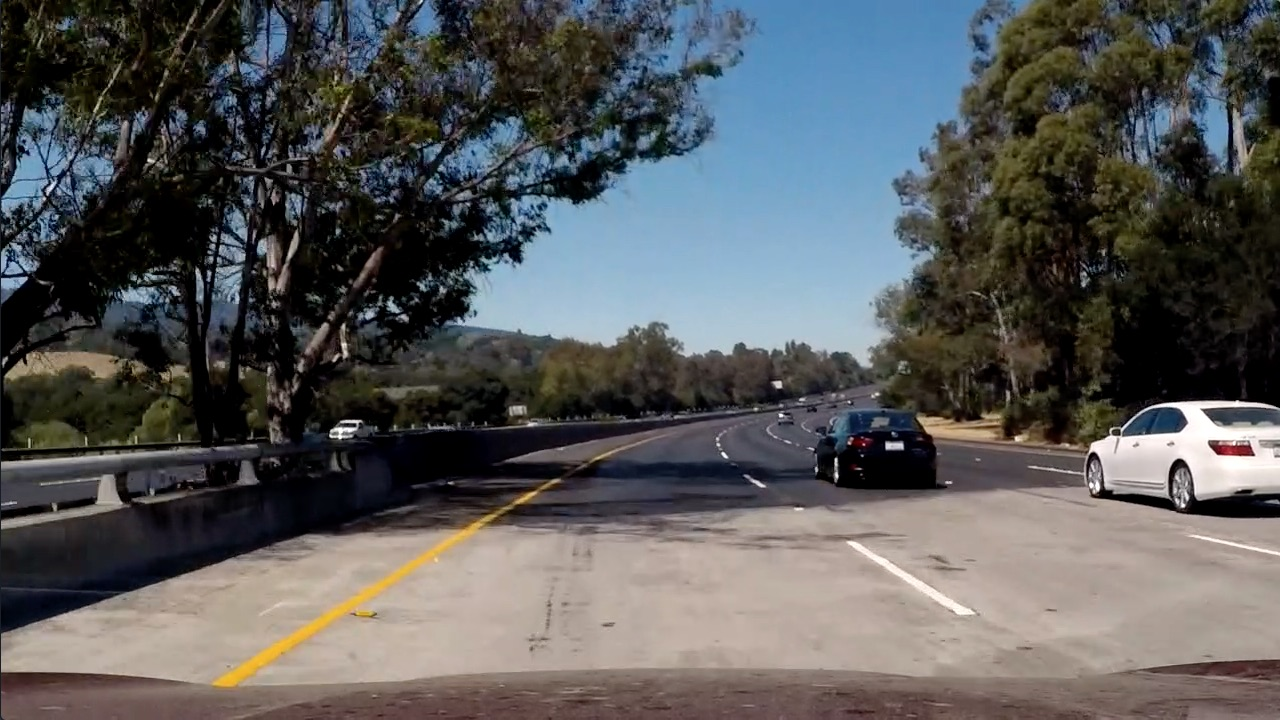
#> input picture test_images/test5.jpg, 1280 x 720 px, found by its file name
$ python test1.py   (older library calls are emulated)
#> lines starting #> are read from the running program, lines starting #| are printed output that depends on the picture; after the words box and inside, x2 and y2 are one past the last pixel; in counts of white or black regions, pixels touching at a corner belong together
#> further down, image is the input picture: shape (720, 1280, 3); mean B, G, R 89.8, 89.3, 88.5
import cv2
import numpy as np
import sys

this = sys.modules[__name__]

min, max, min1, max1, min2, max2 = 0, 0, 0, 0, 0, 0
image = np.empty((720, 1280, 3))
window_name = ''

# [77 lines left out: functions abs_sobel_thresh, dir_threshold, mag_thresh, not called in this run]


def pipeline(img, s_thresh=(115, 255), l_thresh=(25, 100), sx_thresh=(25, 100)):

    # copy the input image to avoid changing it
#> called with s_thresh = (0, 0), l_thresh = (0, 0), sx_thresh = (0, 0)
    img = np.copy(img)

    # convert to HLS color space and separate the lightness
    # and saturation channels
    hsv = cv2.cvtColor(img, cv2.COLOR_RGB2HLS).astype(np.float)
    l_channel = hsv[:, :, 1]
    s_channel = hsv[:, :, 2]
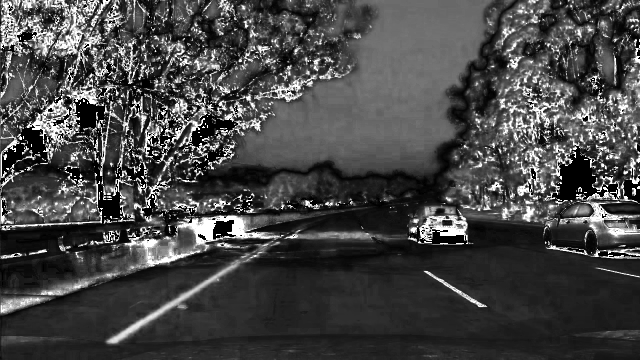
#> s_channel: shape (720, 1280) float64 (shown at 1/2 size); min 0, max 255, mean 70.1

    # apply sobel filter in the x direction
    sobelx = cv2.Sobel(l_channel, cv2.CV_64F, 1, 0)
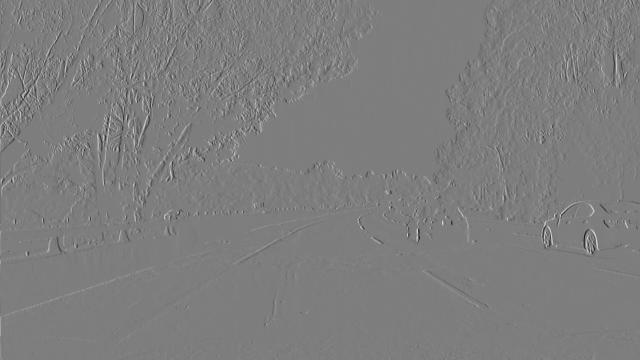
#> sobelx: shape (720, 1280) float64 (shown at 1/2 size); min -867, max 889, mean 0.2; drawn with min black and max white

    # get the absolute value because also negative gradients represents
    # vertical changes
    abs_sobelx = np.absolute(sobelx)
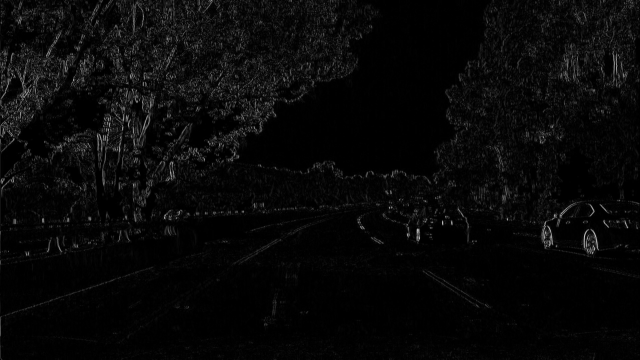
#> abs_sobelx: shape (720, 1280) float64 (shown at 1/2 size); min 0, max 889, mean 30.1; drawn with min black and max white

    # redistribute values on the entire 0..255 range
    scaled_sobel = np.uint8(255 * abs_sobelx / np.max(abs_sobelx))

    # threshold the x gradient
    sxbinary = np.zeros_like(scaled_sobel)
    sxbinary[
        (scaled_sobel >= sx_thresh[0]) & (scaled_sobel <= sx_thresh[1])] = 255

    # threshold the saturation channel
    s_binary = np.zeros_like(s_channel)
    s_binary[(s_channel >= s_thresh[0]) & (s_channel <= s_thresh[1])] = 255

    # convert to 8 bit
    s_binary = s_binary.astype(np.uint8)

    # threshold the lightness channel
    l_binary = np.zeros_like(l_channel)
    l_binary[(l_channel >= l_thresh[0]) & (l_channel <= l_thresh[1])] = 255
    l_binary = l_binary.astype(np.uint8)

    # stack each channel for debug
    colors = np.dstack((sxbinary, s_binary, l_binary))

    # convert to binary image where the lightess AND saturation bits have to be
    # both present to contribute, together with the gradient on x axes
    binary = np.zeros_like(sxbinary)
    binary[((l_binary == 255) & (s_binary == 255) | (sxbinary == 255))] = 255
    binary = np.dstack((binary, binary, binary))

    # return the images
    return colors, binary

def redraw():

    '''
    hls = cv2.cvtColor(image, cv2.COLOR_RGB2HLS)
    H = hls[:, :, 0]
    L = hls[:, :, 1]
    S = hls[:, :, 2]

    thresh = (100, 255)
    bin = np.zeros_like(S)
    bin[(S > thresh[0]) & (S <= thresh[1])] = 255
    '''

    '''
    bin = abs_sobel_thresh(this.image, 'y', 3, this.min, this.max)
    fmin = min/1000.0
    fmax = max/1000.0
    bin = dir_threshold(this.image, 3, (fmin, fmax))
    '''

    s_thresh = (this.min, this.max)
    sx_thresh = (this.min1, this.max1)
    l_thresh = (this.min2, this.max2)

    _, binary = pipeline(image, s_thresh=s_thresh, l_thresh=l_thresh, sx_thresh=sx_thresh)
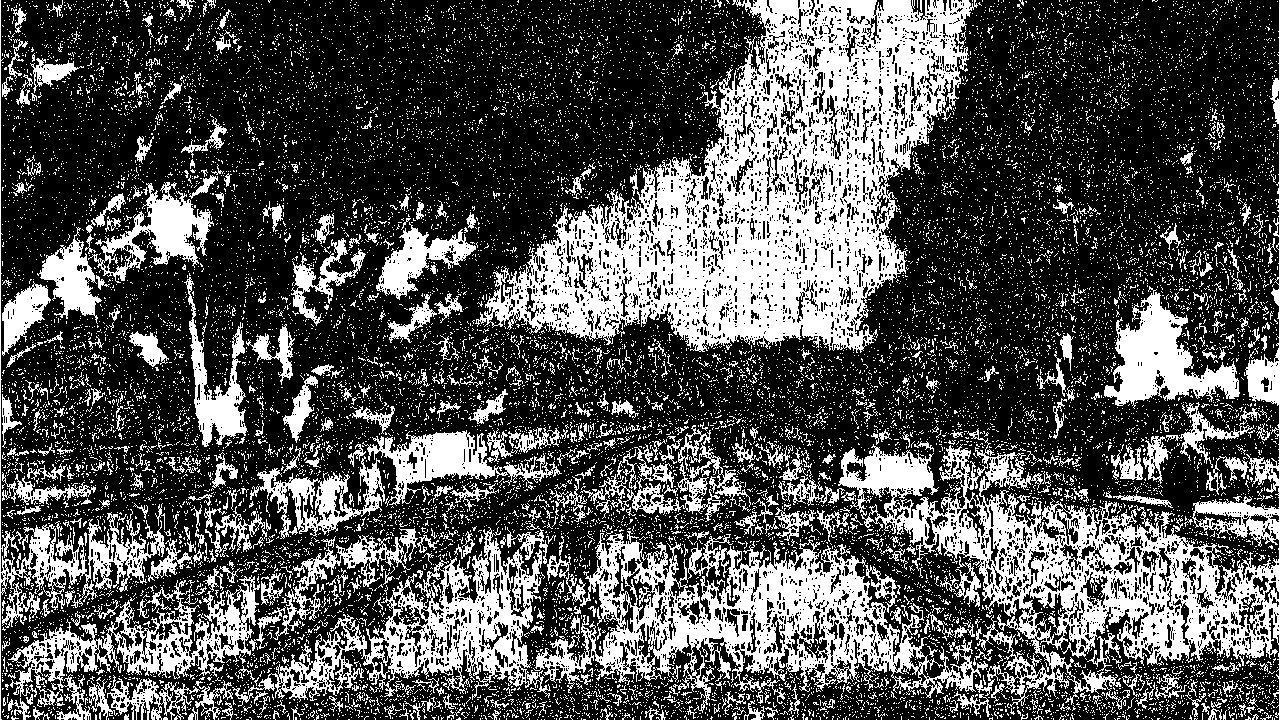
#> binary: shape (720, 1280, 3); 31.9% white; 18799 white regions (18250 under 20 px), largest, box (x1, y1, x2, y2) and area: (475, 0, 978, 353) 73530, (838, 0, 1280, 720) 39210, (533, 531, 988, 713) 27641

    # convert from gray (one channel) to 3 channels, to have the
    # hstack working
    #imgc = cv2.cvtColor(bin, cv2.COLOR_GRAY2BGR)

    both = np.hstack((image, binary))
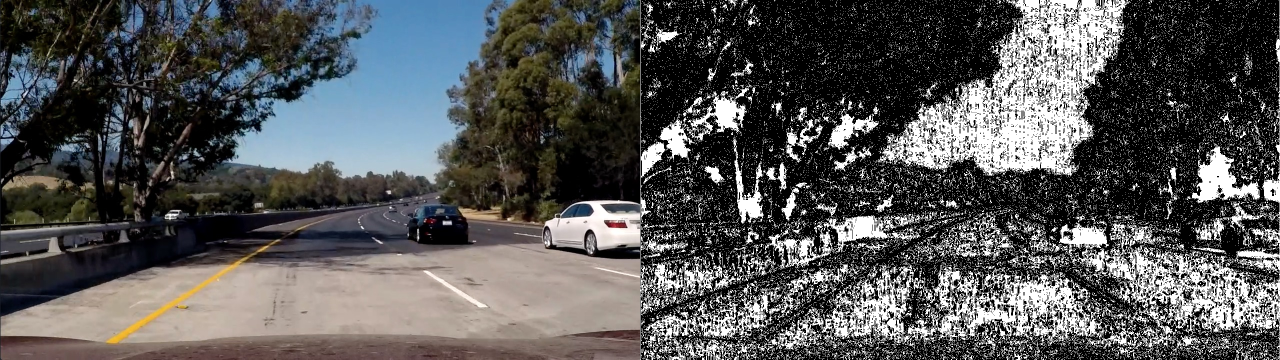
#> both: shape (720, 2560, 3) (shown at 1/2 size); mean B, G, R 85.6, 85.4, 84.9

    # show in window
    cv2.imshow(window_name, both)


# callback function
def set_max(value):
    this.max = value
    redraw()


# callback function
def set_min(value):
    this.min = value
    redraw()


def set_max1(value):
    this.max1 = value
    redraw()


# callback function
def set_min1(value):
    this.min1 = value
    redraw()


def set_max2(value):
    this.max2 = value
    redraw()


# callback function
def set_min2(value):
    this.min2 = value
    redraw()


def SimpleTrackbar():

    # create the window
    cv2.namedWindow(window_name)

    # callback and trackbar
    cv2.createTrackbar('sat min', window_name, 0, 255, set_min)
    cv2.createTrackbar('sat max', window_name, 0, 255, set_max)
    cv2.createTrackbar('grad min', window_name, 0, 255, set_min1)
    cv2.createTrackbar('grad max', window_name, 0, 255, set_max1)
    cv2.createTrackbar('light min', window_name, 0, 255, set_min2)
    cv2.createTrackbar('light max', window_name, 0, 255, set_max2)

    # initialise
    redraw()

    while True:
        # if you press "ESC", it will return value 27
        ch = cv2.waitKey(5)
#> (key Esc is pressed here)
        if ch == 27:
            break

    cv2.destroyAllWindows()

if __name__ == '__main__':
    image = cv2.imread('images/test5.jpg')
    window_name = 'test'
    SimpleTrackbar()

$ run again, with test_images/test2.jpg copied over test_images/test5.jpg
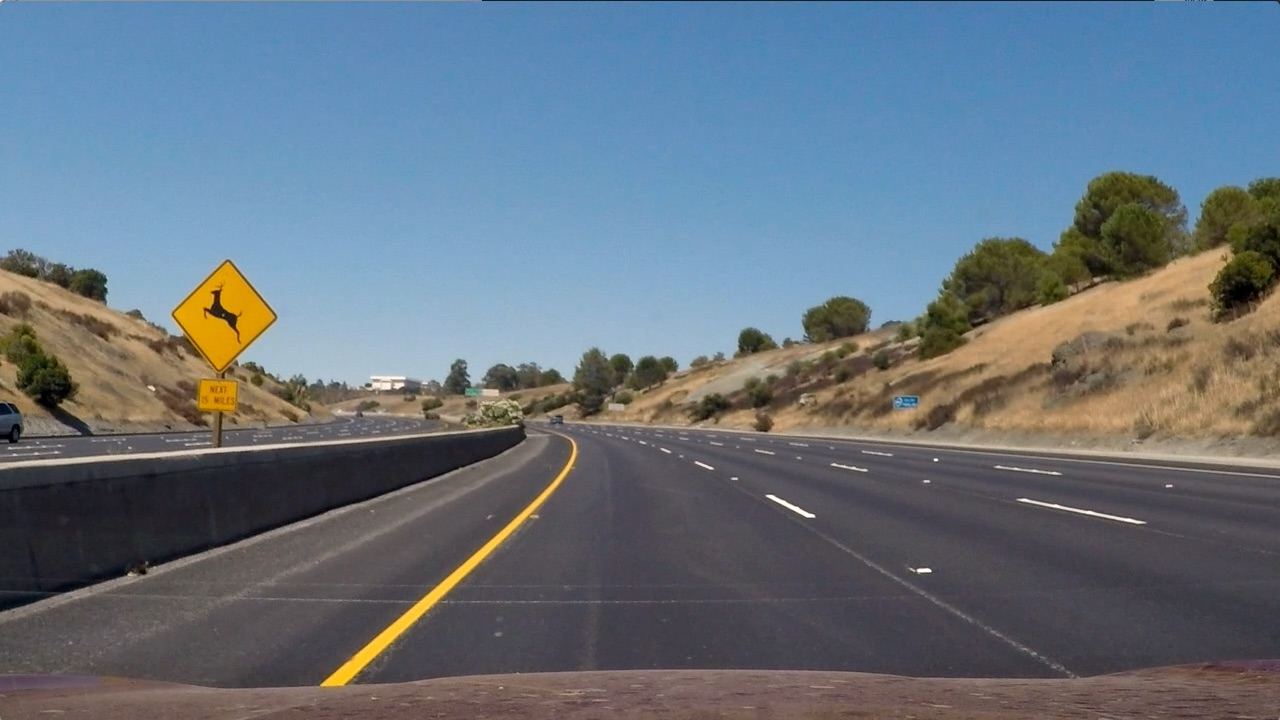
#> input picture test_images/test2.jpg, 1280 x 720 px, found by its file name
#> image is the input picture: shape (720, 1280, 3); mean B, G, R 125.5, 114.6, 102.8
#> in redraw, `_, binary = pipeline(image, s_thresh=s_thresh, l_thresh=l_thresh, sx_t..`:
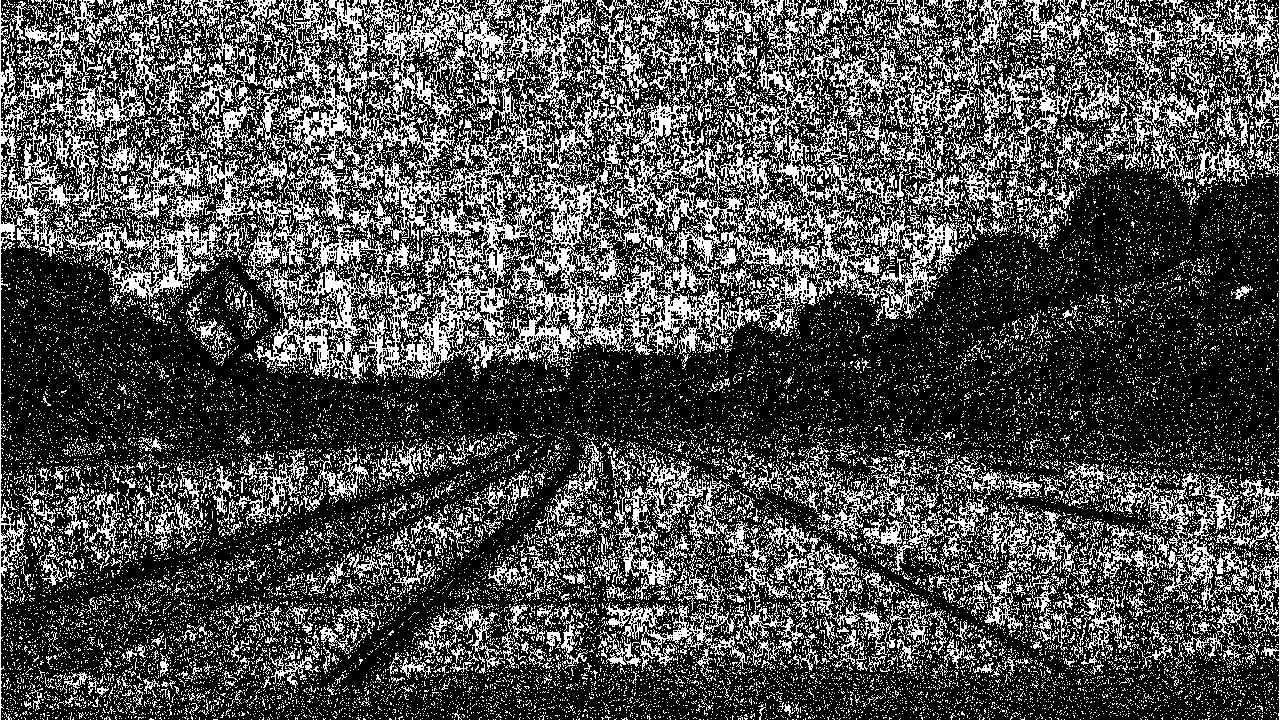
#> binary: shape (720, 1280, 3); 30.3% white in thin lines or dots
#> in redraw, `both = np.hstack((image, binary))`:
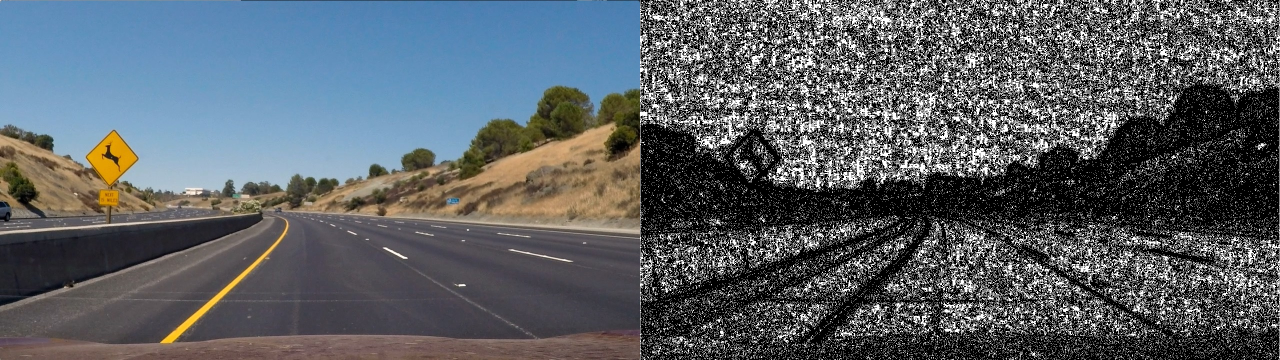
#> both: shape (720, 2560, 3) (shown at 1/2 size); mean B, G, R 101.4, 95.9, 90
